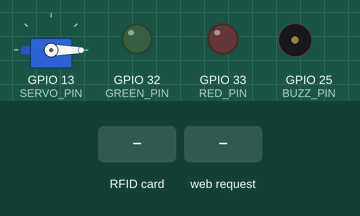
A sketch run on a simulated ESP32. Parts: servo, output pins drawn as LEDs (lit = HIGH), buzzer (waves = sounding, pin HIGH). Dashed ring = blinking. The inputs (shaded band) are chosen by the test bench. WiFi joins after 1.5 s; servers stay silent unless stated; the local clock reads 2024-03-15 10:24:30 at power-on unless the sketch sets it; EEPROM starts erased; what the sketch prints to the serial monitor is not drawn.

Above: at 3.0 s.
3.1 s: RFID card DE AD BE EF held to the reader
At 3.27 s:
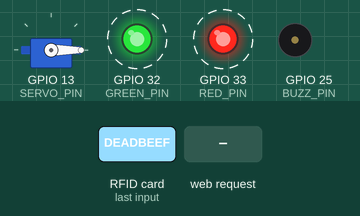
6.1 s: HTTP request GET /unlock received
At 7.1 s:
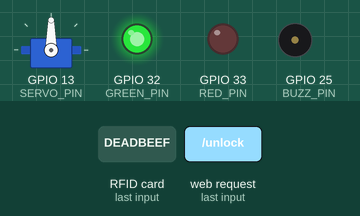
7.6 s: RFID card A1 B2 C3 D4 held to the reader
At 9.21 s:
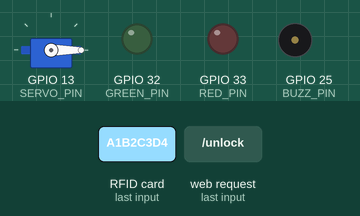
10.6 s: RFID card 5E 7A 19 C4 held to the reader
At 10.68 s:
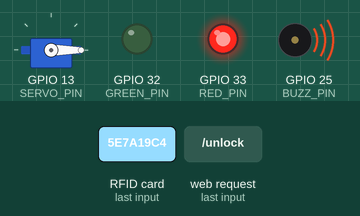
Timing chart, 0 to 13.6 s (numbered marks = the images above; inputs shaded):
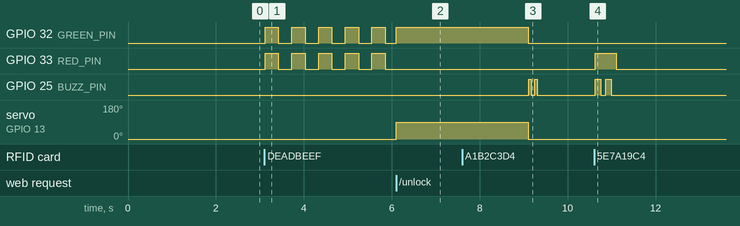

The sketch:

stage5_smart.ino
```cpp
/*
  阶段 5 — 智能升级版(WiFi + NTP对时 + 白名单持久化 + 主卡录卡 + 防暴力破解 + 网页看板)
  ------------------------------------------------------------------------------
  在阶段4"读卡+白名单+舵机+蜂鸣器"的基础上,升级成更像样的门禁:

    1. WiFi + NTP 自动对时:开机连WiFi(最多等10秒),连上就用网络时间戳事件;
       连不上也没关系,门禁核心逻辑完全不依赖WiFi,直接离线运行。
    2. 白名单存进 Preferences(NVS 闪存),断电不丢,不用每次改代码重新烧录。
    3. 主卡录卡:刷一下"主卡"进入15秒录卡模式(双灯闪烁),这15秒内刷的
       第一张陌生卡会被自动加入白名单并存进闪存。主卡本身不能开门,更安全。
    4. 防暴力破解:连续刷5次陌生卡会触发30秒锁定,锁定期间红灯常亮、
       每5秒响一次长报警,所有卡(包括白名单卡)一律无效。
    5. 内存里保留最近20条刷卡记录(时间/卡号/结果),串口打印 + 网页展示。
    6. 网页看板:WiFi连上后,浏览器访问ESP32的IP就能看到当前状态、
       白名单卡数、最近20条记录,还有"远程开门"和"解除锁定"两个按钮。

  完整接线(和阶段4完全一样,这个版本不需要DS3231 RTC模块了):
    RC522  SDA(SS) -> GPIO5    RC522 SCK  -> GPIO18
    RC522  MOSI     -> GPIO23  RC522 MISO -> GPIO19
    RC522  RST      -> GPIO27  RC522 VCC  -> 3.3V(不要接5V!) RC522 GND -> GND
    舵机   信号(橙) -> GPIO13   舵机 VCC(红) -> 5V(VIN)  舵机 GND(棕) -> GND
    绿LED  +(经220Ω) -> GPIO32  负极 -> GND
    红LED  +(经220Ω) -> GPIO33  负极 -> GND
    有源蜂鸣器 + -> GPIO25      - -> GND

  *** 使用前必须改的地方 ***
    1. 下面 WIFI_SSID / WIFI_PASS 改成你家WiFi(改不了也能用,只是没有网页和准确时间)
    2. MASTER_UID 换成你想当"主卡"的卡号(阶段1刷卡能读出来)
    3. 首次开机白名单会自动写入占位卡号 a1b2c3d4,记得用主卡+陌生卡的方式
       录入你自己的真实卡号,或者直接改 loadWhitelist() 里的默认值
*/

#include <SPI.h>
#include <MFRC522.h>
#include <ESP32Servo.h>
#include <WiFi.h>
#include <WebServer.h>
#include <Preferences.h>
#include <time.h>

// ---------- WiFi 配置(改成你家WiFi) ----------
#define WIFI_SSID "your-wifi-name"       // 改成你家WiFi
#define WIFI_PASS "your-wifi-password"   // 改成你家WiFi密码
#define WIFI_TIMEOUT_MS 10000            // 开机最多等10秒,超时就离线运行

// ---------- 主卡(用于进入录卡模式,换成你想当主卡的卡号) ----------
#define MASTER_UID "deadbeef"   // 换成你想当主卡的卡号

// ---------- 引脚定义(与阶段4完全一致) ----------
#define SS_PIN 5
#define RST_PIN 27
#define GREEN_PIN 32
#define RED_PIN 33
#define BUZZ_PIN 25
#define SERVO_PIN 13

// ---------- 参数 ----------
#define LOCKED_ANGLE 0        // 0°  = 锁
#define OPEN_ANGLE 90         // 90° = 开
#define UNLOCK_MS 3000        // 开锁保持时间
#define BEEP_MS 120           // 拒绝时蜂鸣器单次响/停时长

#define MAX_WL 20              // 白名单最多存多少张卡
#define LOG_SIZE 20             // 最近事件记录条数

#define ENROLL_MS 15000         // 录卡模式持续时间
#define BLINK_MS 300            // 录卡模式下双灯闪烁间隔

#define DENY_LIMIT 5            // 连续拒绝多少次触发锁定
#define LOCKOUT_MS 30000        // 锁定持续时间
#define ALARM_INTERVAL_MS 5000  // 锁定期间报警蜂鸣间隔

MFRC522 rfid(SS_PIN, RST_PIN);
Servo lock;
Preferences prefs;
WebServer server(80);

// ---------- 白名单(启动时从 NVS 加载,运行中改动会立刻存回 NVS) ----------
String whitelist[MAX_WL];
int wlCount = 0;

// ---------- 最近事件环形缓冲区 ----------
String logTime[LOG_SIZE];
String logUid[LOG_SIZE];
String logResult[LOG_SIZE];
int logHead = 0;    // 下一条要写入的位置
int logCount = 0;   // 当前已有多少条(最多 LOG_SIZE)

// ---------- 状态变量 ----------
bool wifiConnected = false;

bool enrollMode = false;
unsigned long enrollStartMs = 0;
unsigned long lastBlinkMs = 0;
bool blinkState = false;

bool lockoutActive = false;
unsigned long lockoutStartMs = 0;
unsigned long lastAlarmMs = 0;
int denyCount = 0;

// =====================================================================
// 与阶段1完全相同的格式化函数(小写、每字节两位十六进制、补零),
// 全部阶段必须用同一个函数,否则白名单比对会对不上。
// =====================================================================
String uidToString(MFRC522::Uid uid) {
  String s = "";
  for (byte i = 0; i < uid.size; i++) {
    if (uid.uidByte[i] < 0x10) s += "0";   // 补前导零
    s += String(uid.uidByte[i], HEX);
  }
  s.toLowerCase();
  return s;
}

// 读卡:没有新卡返回空字符串;读到卡则返回卡号,并在函数内部
// 完成 HaltA / StopCrypto1,调用方不用再管。
String readUID() {
  if (!rfid.PICC_IsNewCardPresent() || !rfid.PICC_ReadCardSerial()) {
    return "";
  }
  String uid = uidToString(rfid.uid);
  rfid.PICC_HaltA();
  rfid.PCD_StopCrypto1();
  return uid;
}

// =====================================================================
// 时间(NTP)
// =====================================================================

// 返回 "YYYY-MM-DD HH:MM:SS";还没对上时就返回"未对时"
// getLocalTime 的超时时间给得很短(5ms),避免离线时每次调用都卡住
String nowString() {
  struct tm timeinfo;
  if (!getLocalTime(&timeinfo, 5)) {
    return "未对时";
  }
  char buf[24];
  strftime(buf, sizeof(buf), "%Y-%m-%d %H:%M:%S", &timeinfo);
  return String(buf);
}

// 开机时尝试连WiFi,最多等 WIFI_TIMEOUT_MS;连不上就离线运行,
// 门禁核心逻辑(读卡/白名单/开锁)完全不依赖这一步。
void connectWiFi() {
  Serial.print("正在连接WiFi: ");
  Serial.println(WIFI_SSID);

  WiFi.mode(WIFI_STA);
  WiFi.begin(WIFI_SSID, WIFI_PASS);

  unsigned long startMs = millis();
  while (WiFi.status() != WL_CONNECTED && millis() - startMs < WIFI_TIMEOUT_MS) {
    delay(300);
    Serial.print(".");
  }
  Serial.println();

  if (WiFi.status() == WL_CONNECTED) {
    wifiConnected = true;
    Serial.print("WiFi已连接,IP地址: ");
    Serial.println(WiFi.localIP());
    configTzTime("CST-8", "pool.ntp.org");   // 中国时区,NTP对时
    Serial.println("正在后台同步网络时间...");
  } else {
    wifiConnected = false;
    Serial.println("WiFi连接失败(10秒超时),门禁将离线运行,时间显示为“未对时”");
  }
}

// =====================================================================
// 白名单(Preferences / NVS 持久化)
// =====================================================================

// 把逗号分隔的字符串拆进 whitelist[] 数组
void parseWhitelistCsv(String csv) {
  wlCount = 0;
  int start = 0;
  while (start < (int)csv.length() && wlCount < MAX_WL) {
    int comma = csv.indexOf(',', start);
    if (comma == -1) comma = csv.length();
    String piece = csv.substring(start, comma);
    piece.trim();
    if (piece.length() > 0) {
      whitelist[wlCount++] = piece;
    }
    start = comma + 1;
  }
}

// 把 whitelist[] 数组存回 NVS(逗号分隔)
void saveWhitelist() {
  String csv = "";
  for (int i = 0; i < wlCount; i++) {
    if (i > 0) csv += ",";
    csv += whitelist[i];
  }
  prefs.putString("wl", csv);
}

// 开机加载白名单;第一次开机(还没有 "wl" 这个key)就写入占位卡号
void loadWhitelist() {
  if (!prefs.isKey("wl")) {
    prefs.putString("wl", "a1b2c3d4");   // 换成你阶段1打印的卡号
    Serial.println("首次开机:白名单已写入占位卡号 a1b2c3d4,请尽快用主卡录入你的真实卡号!");
  }
  String csv = prefs.getString("wl", "");
  parseWhitelistCsv(csv);
}

bool isAllowed(String uid) {
  for (int i = 0; i < wlCount; i++) {
    if (whitelist[i] == uid) return true;
  }
  return false;
}

// 添加一张卡到白名单(自动去重),成功返回true
bool addCard(String uid) {
  if (isAllowed(uid)) return false;
  if (wlCount >= MAX_WL) {
    Serial.println("白名单已满,无法继续添加");
    return false;
  }
  whitelist[wlCount++] = uid;
  saveWhitelist();
  return true;
}

// =====================================================================
// 事件记录(内存环形缓冲区,最近 LOG_SIZE 条,不写闪存)
// =====================================================================
void addLog(String uid, String result) {
  String t = nowString();
  logTime[logHead] = t;
  logUid[logHead] = uid;
  logResult[logHead] = result;
  logHead = (logHead + 1) % LOG_SIZE;
  if (logCount < LOG_SIZE) logCount++;
  Serial.println("[记录] " + t + " 卡号:" + uid + " 结果:" + result);
}

// =====================================================================
// 开锁 / 拒绝(核心行为与阶段4一致)
// =====================================================================

// 放行:绿灯亮 + 舵机开锁3秒 + 自动回锁
// 注意:这里用 delay(3000) 简单实现,教学用够了,但这3秒里网页请求
// (包括 server.handleClient())会被卡住,浏览器会等一下才有响应,属于正常现象。
void grantAccess(String uid) {
  Serial.println("卡号 " + uid + " -> 白名单内,开锁");
  digitalWrite(GREEN_PIN, HIGH);
  lock.write(OPEN_ANGLE);
  delay(UNLOCK_MS);
  lock.write(LOCKED_ANGLE);
  digitalWrite(GREEN_PIN, LOW);
}

// 拒绝:红灯亮 + 蜂鸣器响两声报警
void denyAccess(String uid) {
  Serial.println("卡号 " + uid + " -> 陌生卡,拒绝");
  digitalWrite(RED_PIN, HIGH);
  for (int i = 0; i < 2; i++) {
    digitalWrite(BUZZ_PIN, HIGH);
    delay(BEEP_MS);
    digitalWrite(BUZZ_PIN, LOW);
    delay(BEEP_MS);
  }
  digitalWrite(RED_PIN, LOW);
}

// 录卡成功后的两声开心短促蜂鸣(和拒绝报警的节奏不一样)
void beepHappy() {
  for (int i = 0; i < 2; i++) {
    digitalWrite(BUZZ_PIN, HIGH);
    delay(60);
    digitalWrite(BUZZ_PIN, LOW);
    delay(80);
  }
}

// =====================================================================
// 录卡模式 & 锁定状态的非阻塞状态机(每次 loop 都会调用一次)
// =====================================================================

// 处理录卡模式:双灯闪烁 + 15秒超时自动退出
void handleEnrollBlink() {
  if (!enrollMode || lockoutActive) return;

  if (millis() - enrollStartMs >= ENROLL_MS) {
    enrollMode = false;
    digitalWrite(GREEN_PIN, LOW);
    digitalWrite(RED_PIN, LOW);
    Serial.println("录卡模式超时(15秒),自动退出");
    return;
  }

  if (millis() - lastBlinkMs >= BLINK_MS) {
    lastBlinkMs = millis();
    blinkState = !blinkState;
    digitalWrite(GREEN_PIN, blinkState ? HIGH : LOW);
    digitalWrite(RED_PIN, blinkState ? HIGH : LOW);
  }
}

// 处理锁定状态:红灯常亮 + 每5秒长报警一次 + 30秒后自动解除
void handleLockoutTimer() {
  if (!lockoutActive) return;

  if (millis() - lockoutStartMs >= LOCKOUT_MS) {
    lockoutActive = false;
    denyCount = 0;
    digitalWrite(RED_PIN, LOW);
    Serial.println("锁定结束,恢复正常刷卡");
    return;
  }

  digitalWrite(RED_PIN, HIGH);   // 锁定期间红灯常亮
  if (millis() - lastAlarmMs >= ALARM_INTERVAL_MS) {
    lastAlarmMs = millis();
    digitalWrite(BUZZ_PIN, HIGH);
    delay(500);                  // 长报警声
    digitalWrite(BUZZ_PIN, LOW);
    Serial.println("锁定中,请等待...");
  }
}

// =====================================================================
// 网页看板(仅在WiFi连接成功时启动)
// =====================================================================

void handleRoot() {
  String status;
  if (lockoutActive) status = "锁定中";
  else if (enrollMode) status = "录卡模式";
  else status = "正常";

  String html = "<!DOCTYPE html><html><head><meta charset='utf-8'>";
  html += "<meta name='viewport' content='width=device-width, initial-scale=1'>";
  html += "<meta http-equiv='refresh' content='5'>";
  html += "<title>门禁状态</title>";
  html += "<style>body{font-family:sans-serif;margin:16px;background:#f5f5f5;}";
  html += "table{width:100%;border-collapse:collapse;background:#fff;}";
  html += "td,th{border:1px solid #ddd;padding:6px 8px;font-size:14px;text-align:left;}";
  html += "th{background:#eee;}";
  html += ".btn{display:inline-block;padding:10px 16px;margin:6px 8px 12px 0;background:#2ecc71;color:#fff;text-decoration:none;border-radius:6px;}";
  html += ".btn2{background:#e74c3c;}</style>";
  html += "</head><body>";
  html += "<h2>门禁状态看板</h2>";
  html += "<p>当前状态: <b>" + status + "</b></p>";
  html += "<p>白名单卡数: " + String(wlCount) + "</p>";
  html += "<p>当前时间: " + nowString() + "</p>";
  html += "<a class='btn' href='/unlock'>远程开门</a>";
  html += "<a class='btn btn2' href='/reset-deny'>解除锁定/清零计数</a>";
  html += "<h3>最近记录(最多20条)</h3>";
  html += "<table><tr><th>时间</th><th>卡号</th><th>结果</th></tr>";
  for (int i = 0; i < logCount; i++) {
    int idx = (logHead - 1 - i + LOG_SIZE) % LOG_SIZE;
    html += "<tr><td>" + logTime[idx] + "</td><td>" + logUid[idx] + "</td><td>" + logResult[idx] + "</td></tr>";
  }
  html += "</table>";
  html += "<p style='color:#888;font-size:12px;'>页面每5秒自动刷新</p>";
  html += "</body></html>";

  server.send(200, "text/html; charset=utf-8", html);
}

// /unlock:走一遍和刷白名单卡一样的开锁流程,记录为"远程开门"
void handleUnlock() {
  Serial.println("网页远程开门指令");
  grantAccess("远程");   // 内部有 delay(3000),网页会等开锁完成才跳转回来
  addLog("远程", "远程开门");
  server.sendHeader("Location", "/");
  server.send(303, "text/plain", "");
}

// /reset-deny:清零连续拒绝计数,顺便解除锁定(方便管理员远程恢复)
void handleResetDeny() {
  bool wasLocked = lockoutActive;
  denyCount = 0;
  lockoutActive = false;
  digitalWrite(RED_PIN, LOW);
  Serial.println(wasLocked ? "网页操作:已清零拒绝计数,并解除锁定" : "网页操作:已清零拒绝计数");
  server.sendHeader("Location", "/");
  server.send(303, "text/plain", "");
}

// =====================================================================
// setup / loop
// =====================================================================

void setup() {
  Serial.begin(115200);
  delay(300);

  pinMode(GREEN_PIN, OUTPUT);
  pinMode(RED_PIN, OUTPUT);
  pinMode(BUZZ_PIN, OUTPUT);
  digitalWrite(GREEN_PIN, LOW);
  digitalWrite(RED_PIN, LOW);
  digitalWrite(BUZZ_PIN, LOW);

  SPI.begin(18, 19, 23, 5);   // SCK, MISO, MOSI, SS
  rfid.PCD_Init();

  lock.attach(SERVO_PIN);
  lock.write(LOCKED_ANGLE);   // 上电先锁上

  prefs.begin("door", false);
  loadWhitelist();

  Serial.println();
  Serial.println("=== 阶段5: 智能升级版 ===");
  Serial.println("白名单已加载,共 " + String(wlCount) + " 张卡");

  connectWiFi();

  if (wifiConnected) {
    server.on("/", handleRoot);
    server.on("/unlock", handleUnlock);
    server.on("/reset-deny", handleResetDeny);
    server.begin();
    Serial.println("网页服务器已启动,浏览器打开上面的IP地址即可查看看板");
  } else {
    Serial.println("WiFi未连接,网页看板不可用,门禁核心功能不受影响");
  }

  Serial.println("刷卡试试... 主卡进入录卡模式,白名单卡开锁,陌生卡报警");
}

void loop() {
  if (wifiConnected) {
    server.handleClient();
  }

  handleLockoutTimer();
  handleEnrollBlink();

  String uid = readUID();
  if (uid == "") return;   // 没读到卡,继续等

  Serial.print("卡号: ");
  Serial.println(uid);

  // 锁定期间,所有卡(包括白名单卡)一律无效
  if (lockoutActive) {
    addLog(uid, "锁定");
    Serial.println("锁定中,此卡被忽略");
    delay(300);
    return;
  }

  // 主卡:切换录卡模式(主卡本身永远不会开门)
  if (uid == MASTER_UID) {
    if (enrollMode) {
      enrollMode = false;
      digitalWrite(GREEN_PIN, LOW);
      digitalWrite(RED_PIN, LOW);
      Serial.println("主卡再次刷卡,取消录卡模式");
    } else {
      enrollMode = true;
      enrollStartMs = millis();
      lastBlinkMs = millis();
      blinkState = true;
      digitalWrite(GREEN_PIN, HIGH);
      digitalWrite(RED_PIN, HIGH);
      Serial.println("检测到主卡,进入录卡模式(15秒内刷一张新卡即可录入)");
    }
    delay(300);
    return;
  }

  // 录卡模式中:下一张(非主卡)卡直接录入白名单并退出录卡模式
  if (enrollMode) {
    bool added = addCard(uid);
    digitalWrite(GREEN_PIN, LOW);
    digitalWrite(RED_PIN, LOW);
    enrollMode = false;
    if (added) {
      addLog(uid, "录卡");
      Serial.println("新卡已录入白名单并保存: " + uid);
    } else {
      Serial.println("此卡已在白名单中,无需重复录入: " + uid);
    }
    beepHappy();
    delay(300);
    return;
  }

  // 正常门禁流程(与阶段4一致)
  if (isAllowed(uid)) {
    grantAccess(uid);
    denyCount = 0;
    addLog(uid, "开门");
  } else {
    denyAccess(uid);
    denyCount++;
    addLog(uid, "拒绝");
    if (denyCount >= DENY_LIMIT) {
      lockoutActive = true;
      lockoutStartMs = millis();
      lastAlarmMs = millis();
      digitalWrite(RED_PIN, HIGH);
      addLog(uid, "锁定");
      Serial.println("连续" + String(DENY_LIMIT) + "次刷卡被拒,进入30秒锁定");
    }
  }

  delay(300);   // 简单防抖:一次刷卡只处理一次
}
```

Measured:
- after the input at 3.1 s, GPIO 32 (GREEN_PIN), GPIO 33 (RED_PIN): alternates HIGH for 0.30 s and LOW for 0.30 s, starting at once
- after the input at 6.1 s, GPIO 33 (RED_PIN): stops changing and stays LOW; servo on GPIO 13 (SERVO_PIN): 0° → 90° at once
- after the input at 7.6 s, GPIO 33 (RED_PIN): stops changing and stays LOW; GPIO 25 (BUZZ_PIN): alternates HIGH for 0.06 s and LOW for 0.08 s, 4 changes in all, then stays LOW, starting after 1.5 s
- after the input at 10.6 s, GPIO 33 (RED_PIN): LOW → HIGH at once, → LOW 0.48 s later; GPIO 25 (BUZZ_PIN): alternates HIGH for 0.12 s and LOW for 0.12 s, 4 changes in all, then stays LOW, starting at once
